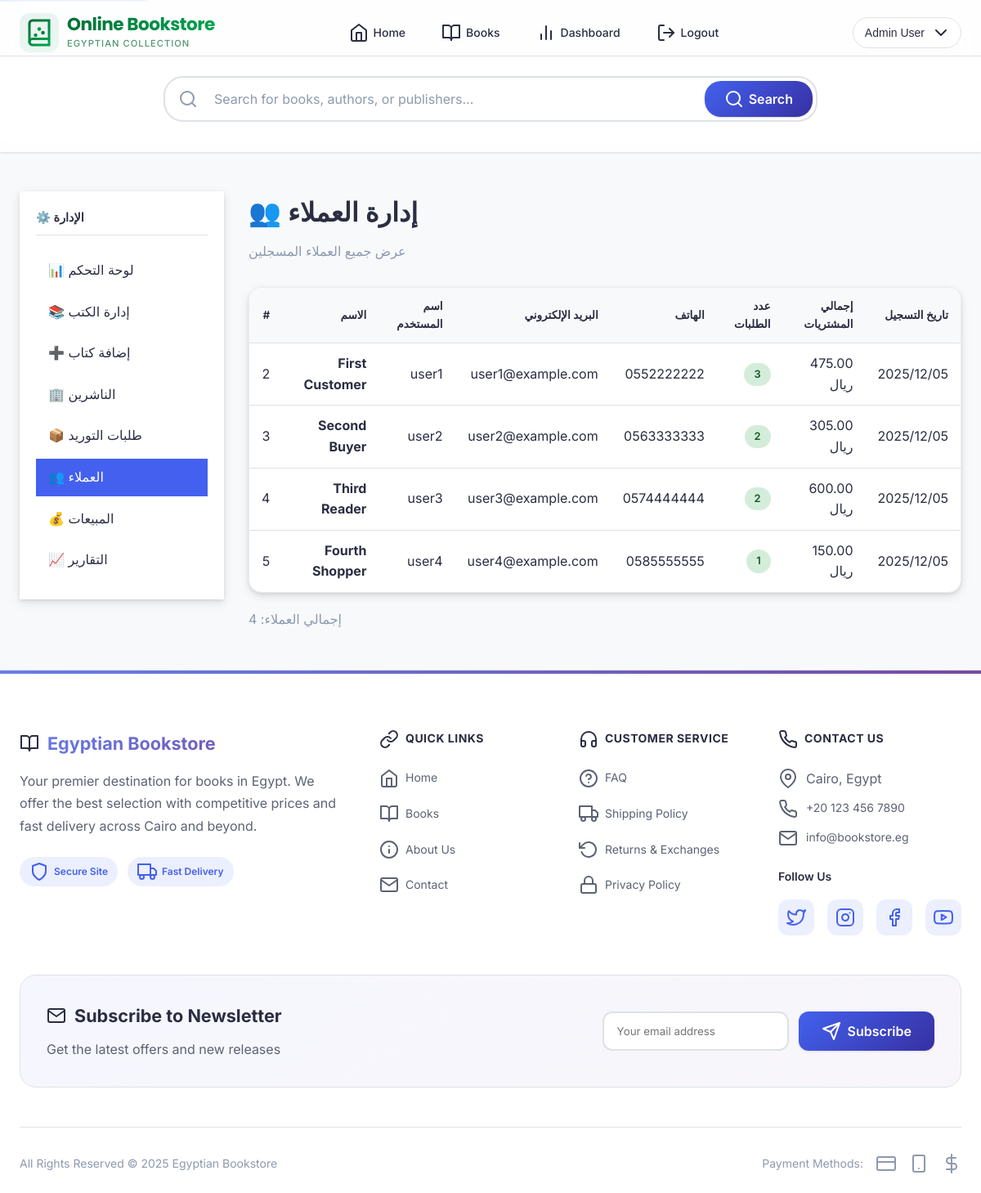
The page /admin/customers.php (signed in) on the database its author committed.
### tables this page shows
CREATE TABLE customers (
    id INT AUTO_INCREMENT PRIMARY KEY,
    username VARCHAR(100) UNIQUE NOT NULL,
    password_hash VARCHAR(255) NOT NULL,
    first_name VARCHAR(100) NOT NULL,
    last_name VARCHAR(100) NOT NULL,
    email VARCHAR(255) UNIQUE NOT NULL,
    phone VARCHAR(20),
    address TEXT,
    is_admin TINYINT(1) DEFAULT 0,
    created_at TIMESTAMP DEFAULT CURRENT_TIMESTAMP
);

### includes/db.php (called while the page is built, shortened)
<?php
$use_mysqli = extension_loaded('mysqli');
$use_pdo = extension_loaded('pdo_mysql');
function getDBConnection() {
    global $use_mysqli, $use_pdo;
    static $conn = null;
    if ($conn === null) {
        if ($use_mysqli) {
            $conn = new mysqli(DB_HOST, DB_USER, DB_PASS, DB_NAME);
            $conn->set_charset(DB_CHARSET);
        } else {
            die("خطأ: لم يتم العثور على درايفر MySQL. يرجى تثبيت mysqli أو PDO MySQL.");
        }
    }
    return $conn;
}
function dbQuery($sql, $params = []) {
    global $use_mysqli;
    $conn = getDBConnection();
    if ($use_mysqli) {
        $stmt = $conn->prepare($sql);
        $stmt->execute();
        $result = $stmt->get_result();
        $data = $result->fetch_all(MYSQLI_ASSOC);
        return $data;
    } else {
        $stmt = $conn->prepare($sql);
        $stmt->execute($params);
        return $stmt->fetchAll();
    }
}
?>

### admin/customers.php (the view, shortened to what this page needs)
<?php
require_once '../includes/db.php';
$customers = dbQuery("
    SELECT c.*,
           COUNT(s.id) as order_count,
           COALESCE(SUM(s.total_amount), 0) as total_spent
    FROM customers c
    LEFT JOIN sales s ON c.id = s.customer_id
    WHERE c.is_admin = 0
    GROUP BY c.id
    ORDER BY c.created_at DESC
");
require_once '../includes/header.php';
?>
<div class="admin-layout">
    <aside class="admin-sidebar">
        <h3>⚙️ الإدارة</h3>
        <ul class="admin-nav">
            <li><a href="/admin/dashboard.php">📊 لوحة التحكم</a></li>
            <li><a href="/admin/books.php">📚 إدارة الكتب</a></li>
            <li><a href="/admin/add_book.php">➕ إضافة كتاب</a></li>
            <li><a href="/admin/publishers.php">🏢 الناشرين</a></li>
            <li><a href="/admin/view_orders.php">📦 طلبات التوريد</a></li>
            <li><a href="/admin/customers.php" class="active">👥 العملاء</a></li>
            <li><a href="/admin/sales.php">💰 المبيعات</a></li>
            <li><a href="/admin/reports.php">📈 التقارير</a></li>
        </ul>
    </aside>
    <main>
        <div class="page-header">
            <h1>👥 إدارة العملاء</h1>
            <p>عرض جميع العملاء المسجلين</p>
        </div>
        <div class="card">
            <div class="table-responsive">
                <table class="data-table">
                    <thead>
                        <tr>
                            <th>#</th>
                            <th>الاسم</th>
                            <th>اسم المستخدم</th>
                            <th>البريد الإلكتروني</th>
                            <th>الهاتف</th>
                            <th>عدد الطلبات</th>
                            <th>إجمالي المشتريات</th>
                            <th>تاريخ التسجيل</th>
                        </tr>
                    </thead>
                    <tbody>
                        <?php if (empty($customers)): ?>
                            <tr>
                                <td colspan="8" style="text-align: center; padding: 40px;">
                                    لا يوجد عملاء مسجلين
                                </td>
                            </tr>
                        <?php else: ?>
                            <?php foreach ($customers as $customer): ?>
                                <tr>
                                    <td><?php echo $customer['id']; ?></td>
                                    <td>
                                        <strong><?php echo htmlspecialchars($customer['first_name'] . ' ' . $customer['last_name']); ?></strong>
                                    </td>
                                    <td><?php echo htmlspecialchars($customer['username']); ?></td>
                                    <td><?php echo htmlspecialchars($customer['email']); ?></td>
                                    <td><?php echo htmlspecialchars($customer['phone'] ?: '-'); ?></td>
                                    <td>
                                        <span class="badge badge-confirmed"><?php echo $customer['order_count']; ?></span>
                                    </td>
                                    <td><?php echo number_format($customer['total_spent'], 2); ?> ريال</td>
                                    <td><?php echo date('Y/m/d', strtotime($customer['created_at'])); ?></td>
                                </tr>
                            <?php endforeach; ?>
                        <?php endif; ?>
                    </tbody>
                </table>
            </div>
        </div>
        <p style="margin-top: 20px; color: var(--text-light);">
            إجمالي العملاء: <?php echo count($customers); ?>
        </p>
    </main>
</div>
<?php require_once '../includes/footer.php'; ?>

### rows shown on the page
customers: id "2", first_name+last_name "First Customer", username "user1", email "user1@example.com", phone "0552222222", order_count "3", total_spent "475.00", created_at "2025/12/05"
customers: id "3", first_name+last_name "Second Buyer", username "user2", email "user2@example.com", phone "0563333333", order_count "2", total_spent "305.00", created_at "2025/12/05"
customers: id "4", first_name+last_name "Third Reader", username "user3", email "user3@example.com", phone "0574444444", order_count "2", total_spent "600.00", created_at "2025/12/05"
customers: id "5", first_name+last_name "Fourth Shopper", username "user4", email "user4@example.com", phone "0585555555", order_count "1", total_spent "150.00", created_at "2025/12/05"

### other values the page prints
getCurrentUserName() "Admin User"
count($customers) "4"
